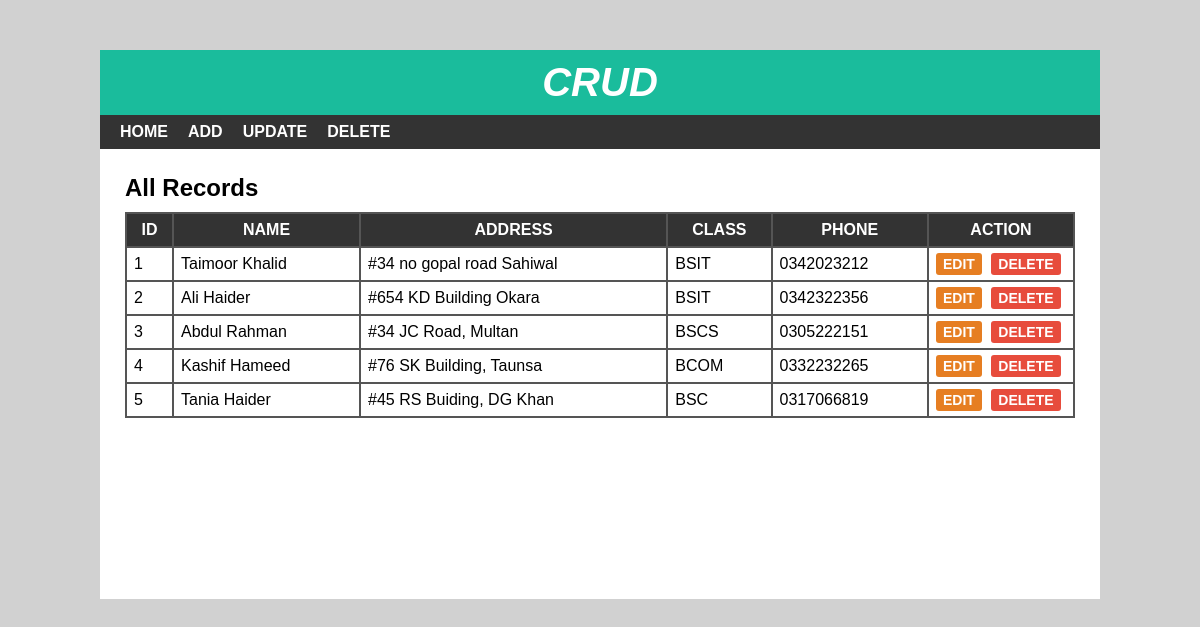
The page / on the database its author committed.
### tables this page shows
CREATE TABLE `student` (
  `sid` int(10) NOT NULL,
  `sname` varchar(30) NOT NULL,
  `saddress` varchar(100) NOT NULL,
  `sclass` int(10) NOT NULL,
  `sphone` varchar(10) NOT NULL
);

CREATE TABLE `studentclass` (
  `cid` int(11) NOT NULL,
  `cname` varchar(15) NOT NULL
);

### index.php (the view, shortened to what this page needs)
<?php
include 'header.php';
?>
<div id="main-content">
  <h2>All Records</h2>
  <?php
  include 'config.php';
  $sql = "SELECT * FROM student JOIN studentclass WHERE student.sclass = studentclass.cid";
  $result = mysqli_query($conn, $sql) or die("Query Unsuccessful.");
  if (mysqli_num_rows($result) > 0) {
  ?>
    <table cellpadding="7px">
      <thead>
        <th>Id</th>
        <th>Name</th>
        <th>Address</th>
        <th>Class</th>
        <th>Phone</th>
        <th>Action</th>
      </thead>
      <tbody>
        <?php
        while ($row = mysqli_fetch_assoc($result)) {
        ?>
          <tr>
            <td><?php echo $row['sid']; ?></td>
            <td><?php echo $row['sname']; ?></td>
            <td><?php echo $row['saddress']; ?></td>
            <td><?php echo $row['cname']; ?></td>
            <td><?php echo $row['sphone']; ?></td>
            <td>
              <a href='edit.php?id=<?php echo $row['sid']; ?>'>Edit</a>
              <a href='delete-inline.php?id=<?php echo $row['sid']; ?>'>Delete</a>
            </td>
          </tr>
        <?php } ?>
      </tbody>
    </table>
  <?php } else {
    echo "<h2>No Record Found</h2>";
  }
  ?>
</div>
</div>
</body>
</html>

### header.php (shortened to what this page needs)
<!DOCTYPE html>
<html lang="en">
<head>
    <link rel="stylesheet" href="css/style.css">
</head>
<body>
    <div id="wrapper">
        <div id="header">
            <h1>Crud</h1>
        </div>
        <div id="menu">
            <ul>
                <li>
                    <a href="index.php">Home</a>
                </li>
                <li>
                    <a href="add.php">Add</a>
                </li>
                <li>
                    <a href="update.php">Update</a>
                </li>
                <li>
                    <a href="delete.php">Delete</a>
                </li>
            </ul>
        </div>

### css/style.css (style rules this page uses)
body { font:16px arial; margin: 0; padding: 0; background: #d1d1d1; }
#wrapper { width: 1000px; margin: 50px auto 0; background-color: #fff; }
#header { text-align: center; background-color: #1abc9c; padding: 10px; }
#header h1 { color: #fff; font-size: 40px; font-style: italic; font-weight: 700; text-transform: uppercase; margin: 0; }
#menu { background-color: #333; }
#menu ul { font-size: 0; padding: 0 10px; margin: 0; list-style: none; }
#menu ul li { display: inline-block; }
#menu ul li a { color: #fff; font-size: 16px; font-weight: 600; padding: 8px 10px; display: block; text-decoration: none; text-transform: uppercase; transition: all 0.3s ease; }
#main-content { padding: 25px; min-height: 400px; }
#main-content h2 { margin: 0 0 10px; text-transform: capitalize; }
#main-content table { width: 100%; background-color: #555; margin: 0 0 20px; }
#main-content table th { color: #fff; background-color: #333; text-transform: uppercase; }
#main-content table th:last-child { width: 130px; }
#main-content table td { background-color: #fff; }
#main-content table td a { font-size: 14px; font-weight: 600; text-transform: uppercase; padding: 3px 7px; color: #fff; background-color: #e67e22; text-decoration: none; border-radius: 3px; }
#main-content table td a:nth-child(2) { background-color: #e74c3c; margin: 0 0 0 5px; }

### rows shown on the page
student: sid "1", sname "Taimoor Khalid", saddress "#34 no gopal road Sahiwal", studentclass.cname "BSIT", sphone "0342023212"
student: sid "2", sname "Ali Haider", saddress "#654 KD Building Okara", studentclass.cname "BSIT", sphone "0342322356"
student: sid "3", sname "Abdul Rahman", saddress "#34 JC Road, Multan", studentclass.cname "BSCS", sphone "0305222151"
student: sid "4", sname "Kashif Hameed", saddress "#76 SK Building, Taunsa", studentclass.cname "BCOM", sphone "0332232265"
student: sid "5", sname "Tania Haider", saddress "#45 RS Buiding, DG Khan", studentclass.cname "BSC", sphone "0317066819"
